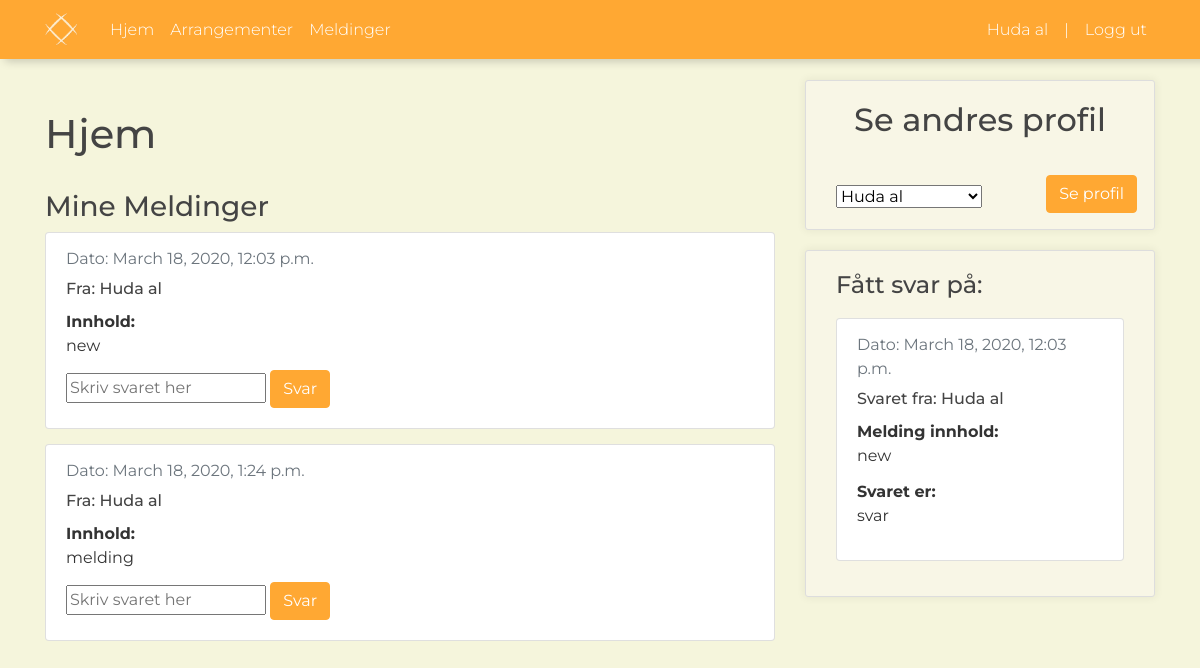
The page /home/ (signed in) on the database its author committed.
### website/models.py (models this page shows, shortened)
class Bruker(AbstractUser):
    username_validator = UnicodeUsernameValidator()
    username = models.CharField(
        _('Brukernavn'),
        max_length=150,
        unique=True,
        help_text=_('Påkrevd. 150 tegn eller færre. Bare bokstaver, sifre og @ /. / + / - / _.'),
        validators=[username_validator],
        error_messages={
            'unique': _("Brukeren med dette brukernavn finnes allerede."),
        },
    )
    first_name = models.CharField(_('fornavn'), max_length=30, blank=True)
    last_name = models.CharField(_('etternavn'), max_length=150, blank=True)
    email = models.EmailField(_('epost'), blank=True)
    EMAIL_FIELD = 'email'
    USERNAME_FIELD = 'username'
    REQUIRED_FIELDS = ['email']
    password = models.CharField(max_length=100)#will add hashing alg
    bursdag = models.DateTimeField(default=None, null=True)
    alder = models.IntegerField(null=True)
    rolleId = models.IntegerField()
    strikkeNivaa = models.IntegerField(validators=[MaxValueValidator(100), MinValueValidator(0)], null=True)
    objects = rolleBrukerManager()
    is_bedrift = models.BooleanField(_('bedrift status'), default=False)
    is_superuser = models.BooleanField(_('superuser status'), default=False)
    def __str__(self):
        return self.first_name + ' ' + self.last_name
    class Meta:
        verbose_name = ('user')
        verbose_name_plural = ('users')
    def get_all(self):
        return Bruker.objects.all()

class Messages(models.Model):
    author = models.ForeignKey(Bruker, on_delete=models.CASCADE, null=True, default=None, related_name='author')
    receiver = models.ForeignKey(Bruker, on_delete=models.CASCADE, null=True, default=None, related_name='receiver')
    date = models.DateTimeField(default=timezone.now)
    content = models.TextField()
    answer = models.TextField(null=True)
    objects = MessagesManager()
    class Meta:
        verbose_name = ('message')
        verbose_name_plural = ('messages')
    def getMyMessages(self, user):
        list_messages = Messages.objects.filter(receiver=user)
        return list_messages
    def myAnsweredMessages(self, user):
        messages = Messages.objects.filter(author=user)
        answered = []
        for message in messages:
            if message.answer:
                answered.append(message)
        return answered

### website/views.py (the view)
# urls.py: 2. Add a URL to urlpatterns:  path('', views.home, name='home')
def home(request):
    if not request.user.is_authenticated:
        return redirect('startPage')
    if request.method == 'POST':
        form = AllUsersForm(request.POST, user=request.user)
        """Se andres profil"""
        IDs = request.POST.getlist('bruker')
        if len(IDs) > 0:
            userId = request.POST.getlist('bruker')[0]
        else: userId = False
        if userId:
            user = Bruker.get_user_by_id(Bruker, int(userId))
            contex = {"Arrangementer": Arrangement.getMyArrangement(Arrangement, user),
                      "Innlegg": innlegg.getMyPosts(innlegg, user),
                      "user": user,
                      }
            return render(request, "users/otherProfile.html", contex)
        """Svar på meldingen"""
        if request.POST.get("svar"):
            messageId = request.POST.get("messageId")
            answerText = request.POST.get("svarText")
            if answerText == "":
                messages.warning(request, f'Du har glemt å skrive svaret!')
            else:
                Messages.objects.answer(answerText, messageId)
        if form.is_valid():
            form.save()
            return redirect('home')
    else:
        form = AllUsersForm(request.user)
    contex = {
        'mineMeldinger': Messages.getMyMessages(Messages, request.user),
        'form': form,
        'brukere': Bruker.get_all(Bruker),
        'svarene': Messages.myAnsweredMessages(Messages, request.user),
    }
    return render(request, "website/home.html", contex)

### users/forms.py
class AllUsersForm(forms.ModelForm):
    CHOICES = []
    allUsers = Bruker.get_all_dict(Bruker)
    for userID in allUsers:
        CHOICES.append((userID, allUsers[userID]))
    users = forms.CharField(widget=forms.Select(choices=CHOICES))
    text = forms.IntegerField()
    class Meta():
        model = Bruker
        fields = ('users',)
    def __init__(self, *args, **kwargs):
        self.user = kwargs.pop('user', None)
        super().__init__(*args, **kwargs)

### website/templates/website/home.html (shortened to what this page needs)
{% extends "website/base.html" %}
{% load crispy_forms_tags %}
{% block content %}
    <h1>Hjem</h1>
    <br>
    <h3>Mine Meldinger</h3>
    {% for message in mineMeldinger %}
        <form method="POST">
            <div class="card" style="margin-bottom: 15px">
                      <div class="card-body">
                        <p class="card-subtitle mb-2 text-muted">Dato: {{ message.date }}</p>
                        <h6 class="card-title">Fra: {{ message.author }}</h6>
                        <b>Innhold: </b>
                        <p class="card-title">{{ message.content }}</p>
                        <input type="text" name="svarText" placeholder="Skriv svaret her">
                        <input type="submit" name="svar" value="Svar" class="btn btn-primary"/>
                      </div>
            </div>
        </form>
    {% endfor %}
{% endblock content %}
{% block sidebar %}
          <div class="content-section">
            <h2 style="margin-bottom: 30px; text-align: center">Se andres profil</h2>
              <form method="POST">
                  <select id="bruker" name='bruker'>
                    {%for bruker in brukere%}
                      <option value="{{ bruker.id }}">{{ bruker }}</option>
                    {% endfor %}
                  </select>
              <input type="submit" name="seProfil" value="Se profil" class="btn btn-primary" style="position: absolute; right: 33px; top: 95px" />
              </form>
{% endblock sidebar %}
{% block sidebar2 %}
          <div class="content-section">
              <h4 style="padding-bottom: 10px;" >Fått svar på:</h4>
              {% for svar in svarene %}
              <div class="card" style="margin-bottom: 15px">
                  <div class="card-body">
                      <p class="card-subtitle mb-2 text-muted">Dato: {{ svar.date }}</p>
                      <h6 class="card-title">Svaret fra: {{ svar.receiver }}</h6>
                      <b>Melding innhold: </b>
                      <p class="card-title">{{ svar.content }}</p>
                      <b>Svaret er: </b>
                      <p class="card-title">{{ svar.answer }}</p>
                  </div>
              </div>
              {% endfor %}
          </div>
{% endblock sidebar2 %}

### website/templates/website/base.html (shortened to what this page needs)
{% load static %}
<!DOCTYPE html>
<html>
<head>
    <link rel="stylesheet" href="https://maxcdn.bootstrapcdn.com/bootstrap/4.0.0/css/bootstrap.min.css">
    <link rel="stylesheet" type="text/css" href="{% static 'website/main.css' %}">
</head>
<body>
    <header class="site-header">
  <nav class="navbar navbar-expand-md navbar-dark bg-steel fixed-top">
    <div class="container">
      <a class="navbar-brand mr-4" href="{% url 'home' %}" style="font-family: Montserrat;"><img src="/static/website/images/Strikkit_logo_hvit.svg" alt="Strikkit logo" height="33" width="33"></a>
      <div class="collapse navbar-collapse" id="navbarToggle">
        <div class="navbar-nav mr-auto">
          <a class="nav-item nav-link" href="{% url 'home' %}">Hjem</a>
          {% if user.is_authenticated %}
          <a class="nav-item nav-link" href="{% url 'events' %}">Arrangementer</a>
            <a class="nav-item nav-link" href="{% url 'messages' %}">Meldinger</a>
          {% endif %}
        </div>
         <div class="navbar-nav">
            {% if user.is_authenticated %}
            <a class="nav-item nav-link" href="{% url 'profile' %}">{{ user.first_name }} {{ user.last_name }}</a>
             <a class="nav-item nav-link">|</a>
            <a class="nav-item nav-link" href="{% url 'logout' %}">Logg ut</a>
            {% else %}
            <a class="nav-item nav-link" href="{% url 'login' %}">Logg inn</a>
            <a class="nav-item nav-link" href="{% url 'register' %}">Registrer deg</a>
            {% endif %}
          </div>
      </div>
    </div>
  </nav>
</header>
    <main role="main" class="container">
      <div class="row">
        <div class="col-md-8">
          {% block content %}{% endblock %}
        </div>
        <div class="col-md-4" style="height: 100%">
          <div>{% block sidebar %}{% endblock %}</div>
            <div>{% block sidebar2 %}{% endblock %}</div>
        </div>
      </div>
</main>
</body>
</html>

### website/static/website/main.css (style rules this page uses)
body { background: beige; color: #333333; margin-top: 5rem; font-family: Montserrat, Arial; }
h1, h2, h3, h4, h5, h6 { color: #444444; }
.bg-steel { background-color: #FFA833; box-shadow: 7px 0 9px 2px rgba(0,0,0,0.2); }
.site-header .navbar-nav .nav-link { color: #ffffff; font-weight: 350; }
.content-section { background: #F8F6E6; padding: 20px 30px; border: 1px solid #dddddd; border-radius: 3px; margin-bottom: 20px; box-shadow: 0px 0px 9px 1px rgba(0,0,0,0.06); }
.col-md-8 { margin: auto; margin-top: 30px; }
.btn-primary { background-color: #FFA833; border-color: #FFA833; }

### rows shown on the page
Bruker: first_name "Huda", last_name "al"
Messages: date "March 18, 2020, 12:03 p.m.", author "Huda al", content "new", receiver "Huda al", answer "svar"
Messages: date "March 18, 2020, 1:24 p.m.", author "Huda al", content "melding"

### other values the page prints
form field bruker "Huda al"
